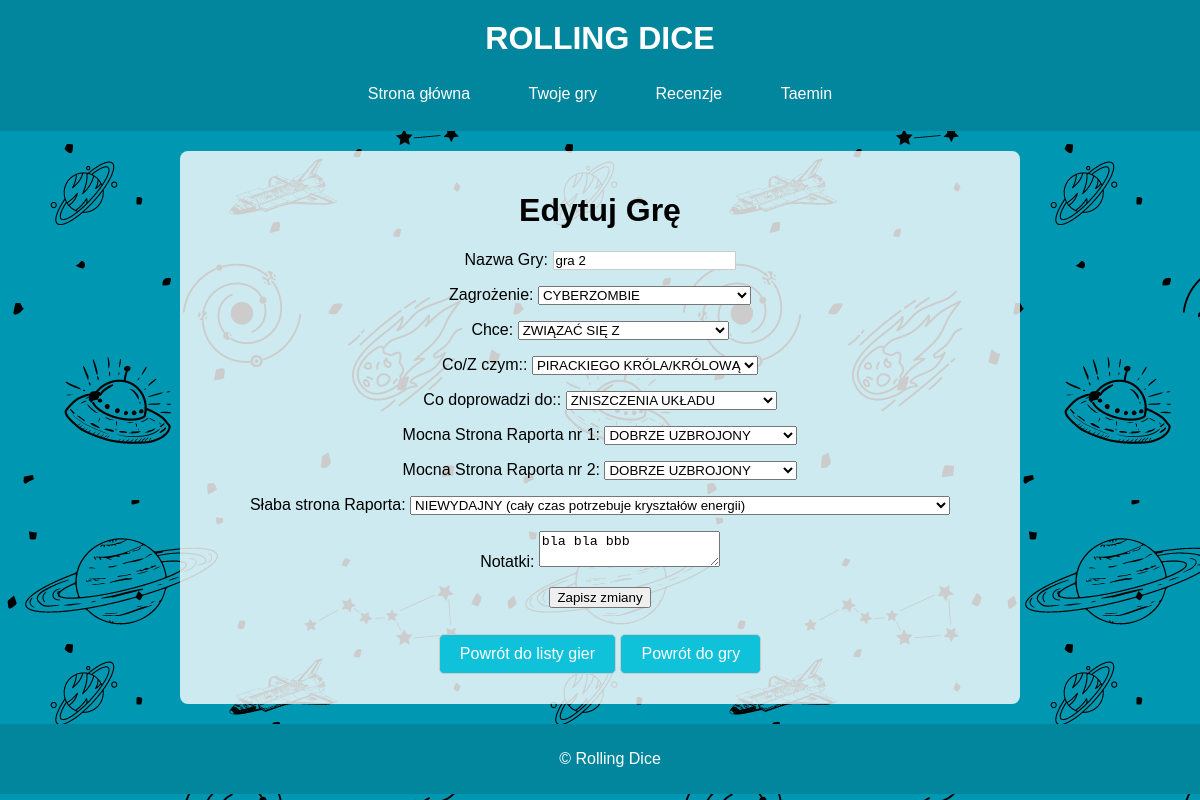
Screenshot of /edit_game.php?id=1 (signed in) with the database file from the repository.
### tables this page shows
CREATE TABLE `gry` (
  `id` int(10) UNSIGNED NOT NULL,
  `idUzytkownika` int(10) UNSIGNED NOT NULL,
  `nazwa` varchar(50) NOT NULL,
  `idZagrozenie` int(10) UNSIGNED NOT NULL,
  `idMotywacja` int(10) UNSIGNED NOT NULL,
  `idCel` int(10) UNSIGNED NOT NULL,
  `idKonsekwencje` int(10) UNSIGNED NOT NULL,
  `idMocna_strona1` int(10) UNSIGNED NOT NULL,
  `idMocna_strona2` int(10) UNSIGNED NOT NULL,
  `idProblem` int(10) UNSIGNED NOT NULL,
  `notatki` varchar(200) NOT NULL
);

CREATE TABLE `zagrozenie` (
  `id` int(10) UNSIGNED NOT NULL,
  `nazwa` varchar(50) NOT NULL
);

CREATE TABLE `motywacja` (
  `id` int(10) UNSIGNED NOT NULL,
  `nazwa` varchar(50) NOT NULL
);

CREATE TABLE `cel` (
  `id` int(10) UNSIGNED NOT NULL,
  `nazwa` varchar(50) NOT NULL
);

CREATE TABLE `konsekwencje` (
  `id` int(10) UNSIGNED NOT NULL,
  `nazwa` varchar(50) NOT NULL
);

CREATE TABLE `mocna_strona` (
  `id` int(10) UNSIGNED NOT NULL,
  `nazwa` varchar(50) NOT NULL
);

CREATE TABLE `problem` (
  `id` int(10) UNSIGNED NOT NULL,
  `nazwa` varchar(100) NOT NULL
);

### edit_game.php (the view, shortened to what this page needs)
<?php
require('db.php');
$gameId = isset($_GET['id']) ? intval($_GET['id']) : 0;
$zagrozeniaResult = $conn->query("SELECT id, nazwa FROM zagrozenie");
$motywacjeResult = $conn->query("SELECT id, nazwa FROM motywacja");
$celyResult = $conn->query("SELECT id, nazwa FROM cel");
$konsekwencjeResult = $conn->query("SELECT id, nazwa FROM konsekwencje");
$mocneStrony1Result = $conn->query("SELECT id, nazwa FROM mocna_strona");
$mocneStrony2Result = $conn->query("SELECT id, nazwa FROM mocna_strona");
$problemyResult = $conn->query("SELECT id, nazwa FROM problem");
$sql = "SELECT * FROM gry WHERE id = ?";
$stmt = $conn->prepare($sql);
$stmt->bind_param("i", $gameId);
$stmt->execute();
$gameResult = $stmt->get_result();
$gameData = $gameResult->fetch_assoc();
?>
<!DOCTYPE html>
<html lang="pl">
<head>
    <link rel="stylesheet" href="styles.css">
</head>
<body>
    <?php include 'menu.php'; ?>
    <div class="content">
        <h1>Edytuj Grę</h1>
        <form method="post" action="update.php">
            <label for="nazwa">Nazwa Gry:</label>
            <input type="text" id="nazwa" name="nazwa" value="<?= htmlspecialchars($gameData['nazwa']); ?>" required><br>
            <label for="idZagrozenie">Zagrożenie:</label>
            <select id="idZagrozenie" name="idZagrozenie" required>
                <?php while ($row = $zagrozeniaResult->fetch_assoc()): ?>
                    <option value="<?php echo $row['id']; ?>" <?php echo $row['id'] == $gameData['idZagrozenie'] ? 'selected' : ''; ?>>
                        <?php echo htmlspecialchars($row['nazwa']); ?>
                    </option>
                <?php endwhile; ?>
            </select><br>
            <label for="idMotywacja">Chce:</label>
            <select id="idMotywacja" name="idMotywacja" required>
                <?php while ($row = $motywacjeResult->fetch_assoc()): ?>
                    <option value="<?php echo $row['id']; ?>" <?php echo $row['id'] == $gameData['idMotywacja'] ? 'selected' : ''; ?>>
                        <?php echo htmlspecialchars($row['nazwa']); ?>
                    </option>
                <?php endwhile; ?>
            </select><br>
            <label for="idCel">Co/Z czym::</label>
            <select id="idCel" name="idCel" required>
                <?php while ($row = $celyResult->fetch_assoc()): ?>
                    <option value="<?php echo $row['id']; ?>" <?php echo $row['id'] == $gameData['idCel'] ? 'selected' : ''; ?>>
                        <?php echo htmlspecialchars($row['nazwa']); ?>
                    </option>
                <?php endwhile; ?>
            </select><br>
            <label for="idKonsekwencje">Co doprowadzi do::</label>
            <select id="idKonsekwencje" name="idKonsekwencje" required>
                <?php while ($row = $konsekwencjeResult->fetch_assoc()): ?>
                    <option value="<?php echo $row['id']; ?>" <?php echo $row['id'] == $gameData['idKonsekwencje'] ? 'selected' : ''; ?>>
                        <?php echo htmlspecialchars($row['nazwa']); ?>
                    </option>
                <?php endwhile; ?>
            </select><br>
            <label for="idMocna_strona1">Mocna Strona Raporta nr 1:</label>
            <select id="idMocna_strona1" name="idMocna_strona1" required>
                <?php while ($row = $mocneStrony1Result->fetch_assoc()): ?>
                    <option value="<?php echo $row['id']; ?>" <?php echo $row['id'] == $gameData['idMocna_strona1'] ? 'selected' : ''; ?>>
                        <?php echo htmlspecialchars($row['nazwa']); ?>
                    </option>
                <?php endwhile; ?>
            </select><br>
            <label for="idMocna_strona2">Mocna Strona Raporta nr 2:</label>
            <select id="idMocna_strona2" name="idMocna_strona2" required>
                <?php while ($row = $mocneStrony2Result->fetch_assoc()): ?>
                    <option value="<?php echo $row['id']; ?>" <?php echo $row['id'] == $gameData['idMocna_strona2'] ? 'selected' : ''; ?>>
                        <?php echo htmlspecialchars($row['nazwa']); ?>
                    </option>
                <?php endwhile; ?>
            </select><br>
            <label for="idProblem">Słaba strona Raporta:</label>
            <select id="idProblem" name="idProblem" required>
                <?php while ($row = $problemyResult->fetch_assoc()): ?>
                    <option value="<?php echo $row['id']; ?>" <?php echo $row['id'] == $gameData['idProblem'] ? 'selected' : ''; ?>>
                        <?php echo htmlspecialchars($row['nazwa']); ?>
                    </option>
                <?php endwhile; ?>
            </select><br>
            <label for="notatki">Notatki:</label>
            <textarea id="notatki" name="notatki"><?= htmlspecialchars($gameData['notatki']); ?></textarea><br>
            <input type="submit" value="Zapisz zmiany">
        </form>
        <a href="index.php" class="button">Powrót do listy gier</a>
        <a href="play_game.php?id=<?php echo $gameId; ?>" class="button">Powrót do gry</a>
    </div>
    <footer>
        <p>&copy; Rolling Dice</p>
    </footer>
</body>
</html>

### styles.css (style rules this page uses)
html, body { height: 100%; margin: 0; padding: 0; display: grid; grid-template-rows: auto 1fr auto; background-image: url('tlo.png'); }
body { font-family: Arial, sans-serif; background-color: #f4f4f4; text-align: center; }
.content { width: 800px; margin: 20px auto; padding: 20px; background-color: rgba(255, 255, 255, 0.8); border-radius: 8px; text-align: center; }
footer { text-align: center; padding: 10px; background-color: #01869d; color: #fff; width: 100%; }
.button { background-color: #0fc1d9; color: white; padding: 10px 20px; text-align: center; text-decoration: none; display: inline-block; font-size: 16px; margin: 10px 0; border-radius: 5px; cursor: pointer; }
input[type="text"], button, .button { box-shadow: none; outline: none; border: 1px solid #ccc; }

### rows the page displays
gry: nazwa "gra 2", idZagrozenie "CYBERZOMBIE", idMotywacja "ZWIĄZAĆ SIĘ Z", idCel "PIRACKIEGO KRÓLA/KRÓLOWĄ", idKonsekwencje "ZNISZCZENIA UKŁADU", idMocna_strona1 "DOBRZE UZBROJONY", idMocna_strona2 "DOBRZE UZBROJONY", idProblem "NIEWYDAJNY (cały czas potrzebuje kryształów energii)", notatki "bla bla bbb"

### other values shown
$_SESSION['username'] "Taemin"
